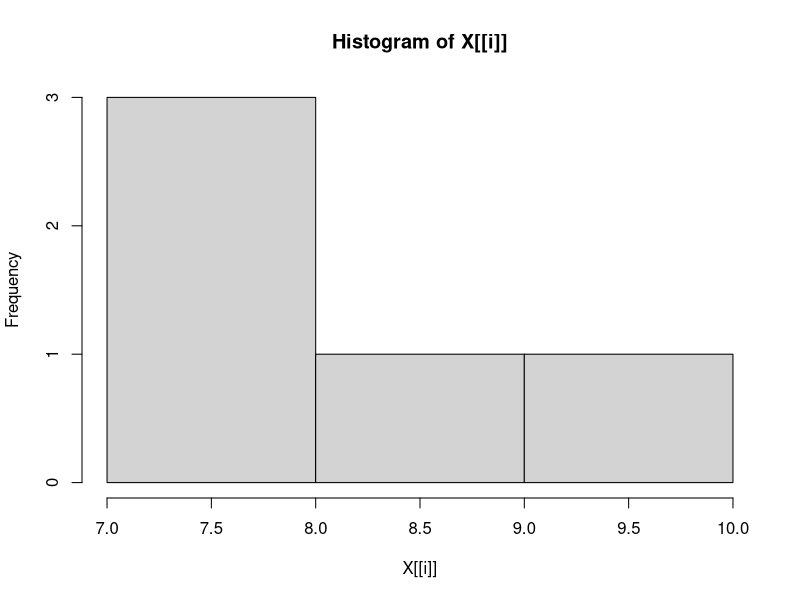
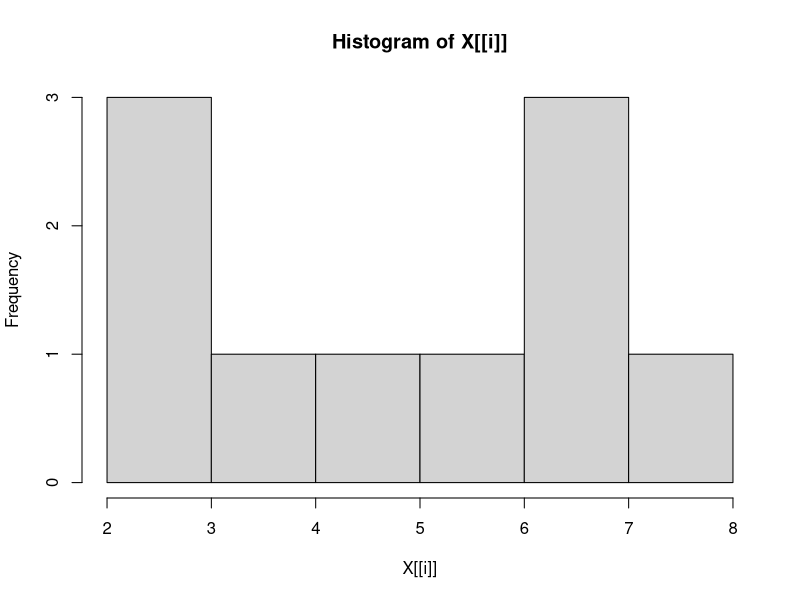
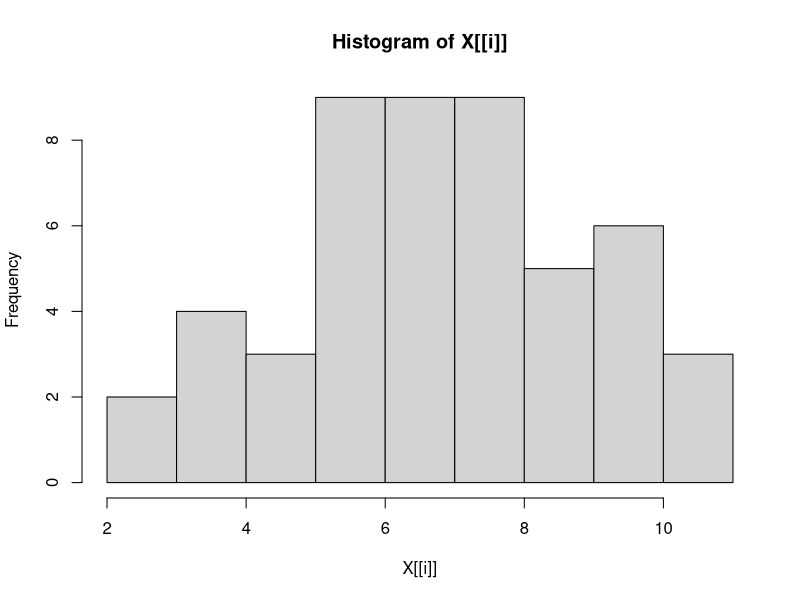
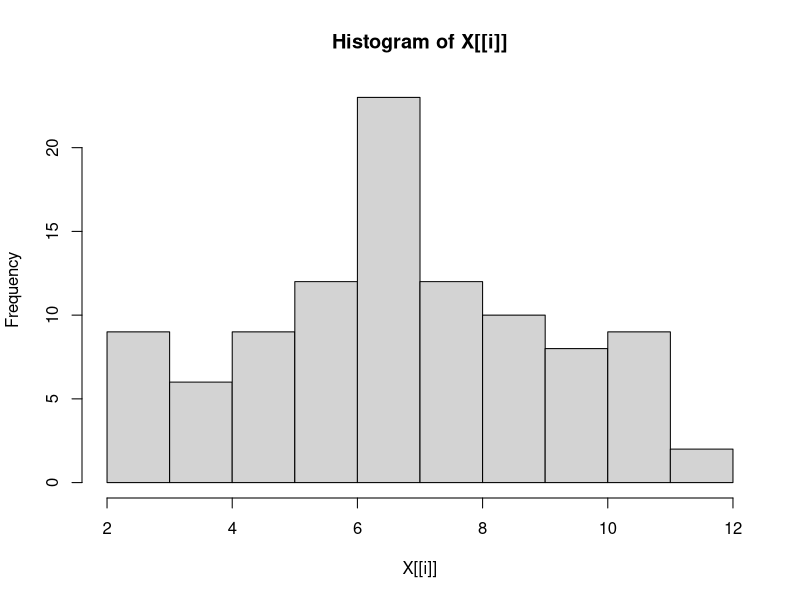
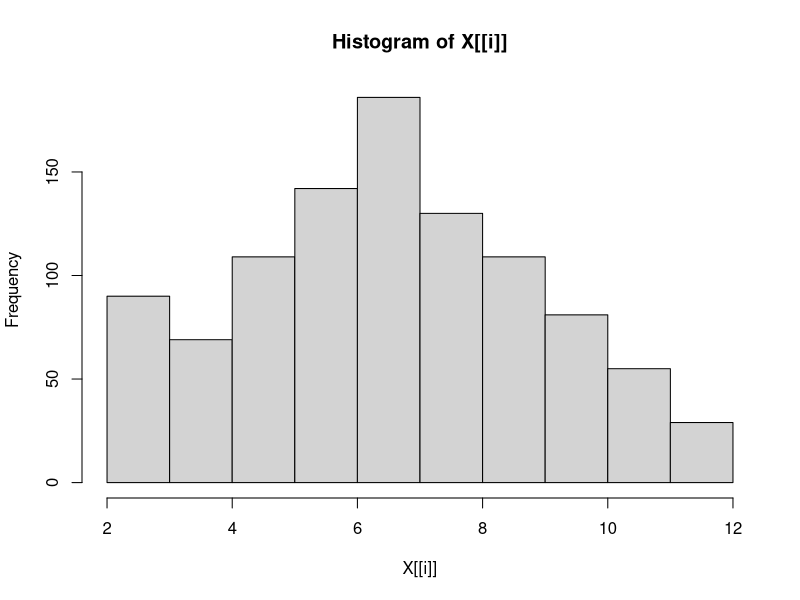
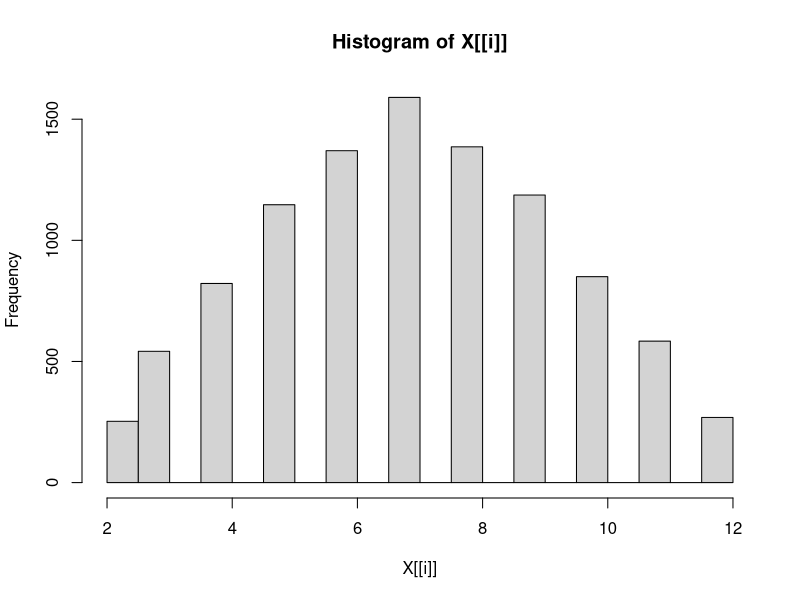

The R script that drew these images, in order: (Note: this script raises an error after producing the figures.)
library(tidyverse)

dice_roller <- function(n) {
  dice <- expand.grid(1:6, 1:6) %>% # all combinations of two dice
    transmute(total = Var1 + Var2) # total eyes of dice
  sample(dice$total, size = n, replace = T) # sampling n eye outcomes with replacement
}

lapply(lapply(c(5, 10, 50, 100, 1000, 10000), dice_roller), hist) # visualizing different n's 


# Andet forsøg ----

# Jeg troede at det antallet af kast, men det var antallet af terninger der er n.
# Så jeg har lige skrevet noget nyt kode, der kan simulerer forskellige antal terninger istedet.

dice_n <- list(1:6, 1:6, 1:6, 1:6, 1:6, 1:6, 1:6, 1:6, 1:6, 1:6) # list of 10 dice

dices <- vector(mode = "list", length = length(dice_n)) # creating empty list

for (i in 1:length(dice_n)) {
  dice <- expand.grid(dice_n[1:i])
  dice$total <- rowSums(dice)
  dices[i] <- dice['total']
} # rolling different amount of dices and finding rowSums


dice_counts <- lapply(lapply(dices, as.data.frame), count, `X[[i]]`) # counting frequency of outcomes

dice_probs <- lapply(dice_counts, mutate, prob = n/sum(n))

names(dice_counts) <- c("1 die", "2 dice", "3 dice", "4 dice", "5 dice", "6 dice", "7 dice", "8 dice", "9 dice", "10 dice") # naming counts

i = 0
lapply(dice_counts, function(x) {
  i <<- i + 1
  plot(x, main = names(dice_counts)[i],
       ylab = "Count",
       xlab = "Eyes")}) # plotting counts

i = 0
lapply(dice_probs, function(x) {
  i <<- i + 1
  plot(x$`X[[i]]`, x$prob, 
       main = names(dice_counts)[i], 
       ylab = "Probability",
       xlab = "Eyes")}) # plotting probabilities
